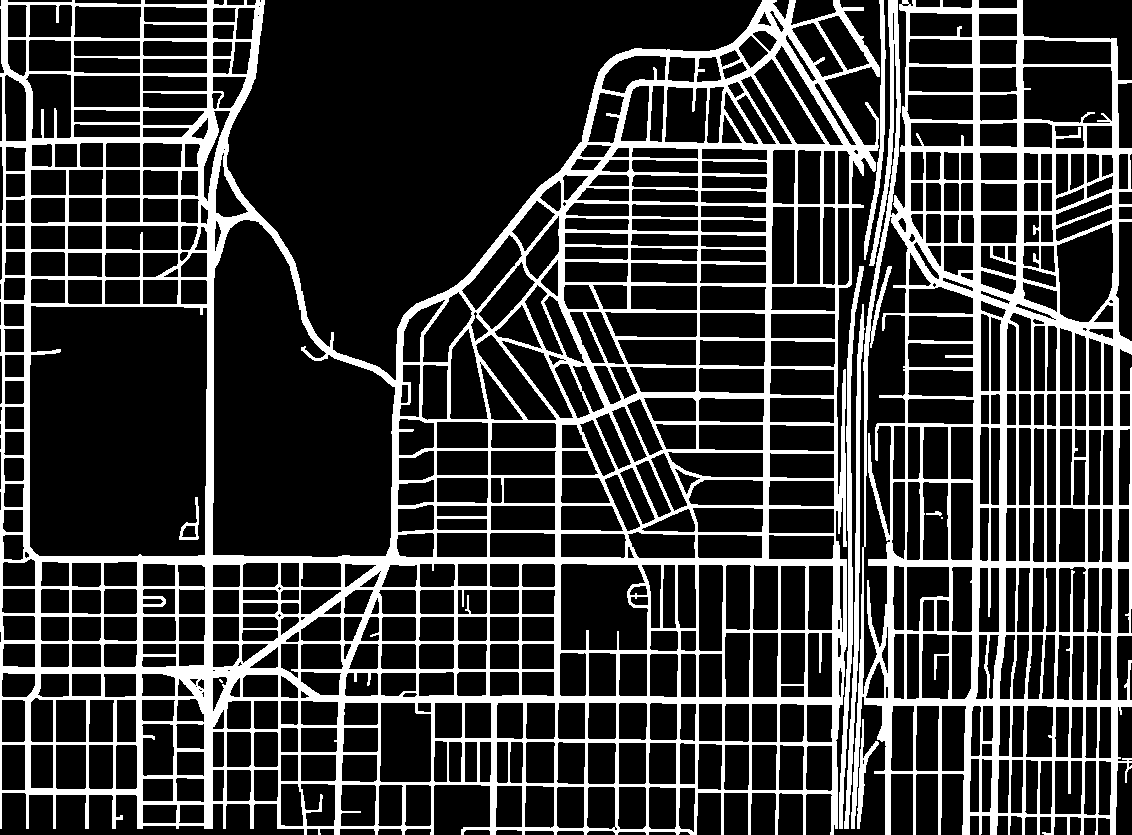
#> input picture road_dil_grey.png, 1132 x 835 px
$ jupyter execute road-detection.ipynb
#> lines starting #> are read from the running program, lines starting #| are printed output that depends on the picture; after the words box and inside, x2 and y2 are one past the last pixel; in counts of white or black regions, pixels touching at a corner belong together
[cell 1]
# write a jupyter notebook to do image processing on a google maps roadmap snapshot to detect the road network and give nodes and edges that make up the complete road network
#
# Steps to do the image processing task must look something like:
# 1. load the thresholded binary image google maps roadmap snapshot from file system in which the road network is represented by white pixels and the background is represented by black pixels
import cv2
import numpy as np
import matplotlib.pyplot as plt
import networkx as nx

# Load the binary image
img = cv2.imread("road_dil_grey.png", 0)
#> img: shape (835, 1132); 22.5% white; 10 white regions (2 under 20 px), largest, box (x1, y1, x2, y2) and area: (0, 0, 880, 835) 140627, (851, 0, 1132, 835) 65346, (839, 266, 864, 829) 2577
# plt.imshow(img, cmap="gray")
# plt.show()

# Create a list to store the graph nodes
graph_nodes = []

# Loop through each row and column of the image and place a node at each white pixel
for i in range(0, img.shape[0], 2):
    for j in range(0, img.shape[1], 2):
        if img[i][j] == 255:
            graph_nodes.append((j, img.shape[0] - i - 1))

# Create a graph from the list of nodes
G = nx.Graph()
G.add_nodes_from(range(len(graph_nodes)))

# Plot the graph nodes and edges
plt.figure(figsize=(10, 10))
nx.draw_networkx_nodes(G, graph_nodes, node_size=1, node_color="blue")
plt.axis("off")

plt.show()
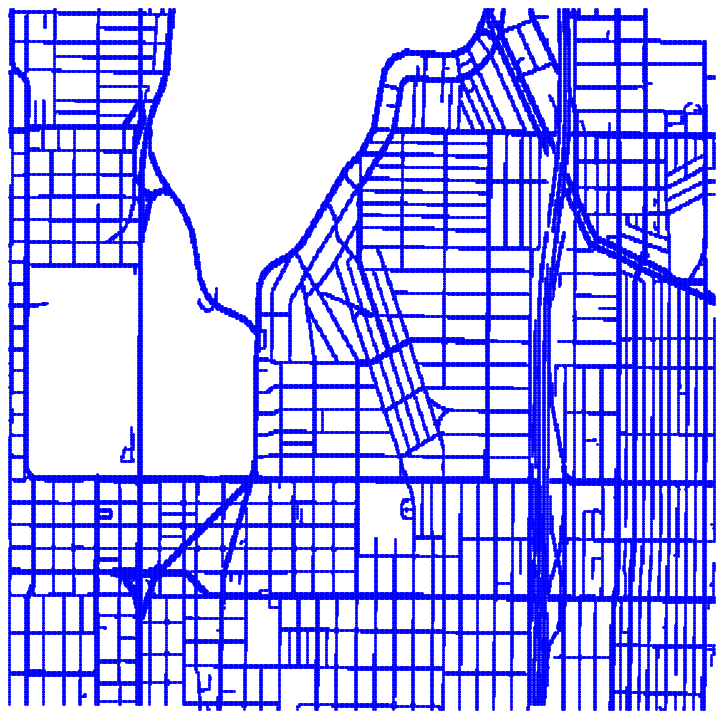
#> figure drawn by matplotlib, 1 panel

[cell 2]
import cv2
import numpy as np
import matplotlib.pyplot as plt

# Load binary image
img = cv2.imread("road_dil_grey.png", cv2.IMREAD_GRAYSCALE)

# Get the white pixel coordinates with a spacing of 2 pixels
points = np.column_stack(np.where(img == 255))[::2]
#> points = 106451 pairs, first value 0 to 834, second value 0 to 1131

# Plot the blue dots on the original image
img = cv2.cvtColor(img, cv2.COLOR_GRAY2BGR)
#> img is the input picture: shape (835, 1132, 3); 22.5% white; 10 white regions (2 under 20 px), largest, box (x1, y1, x2, y2) and area: (0, 0, 880, 835) 140627, (851, 0, 1132, 835) 65346, (839, 266, 864, 829) 2577
for point in points:
    img = cv2.circle(img, (point[1], point[0]), 5, (255, 0, 0), -1)
#> this loop made 106451 passes
#> point on passes 1 to 3: [0, 1], [0, 3], [0, 5]
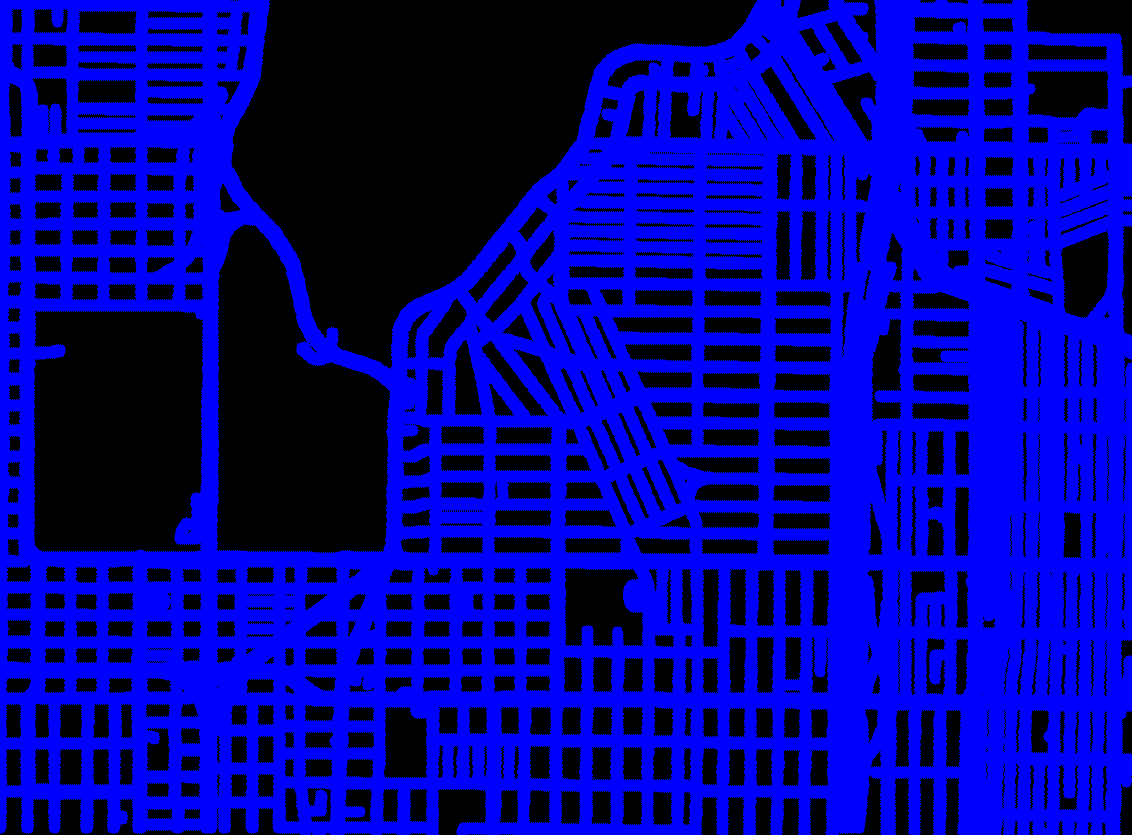
#> img: shape (835, 1132, 3); mean B, G, R 150.2, 0, 0

# Show the result
plt.imshow(img)
plt.show()
